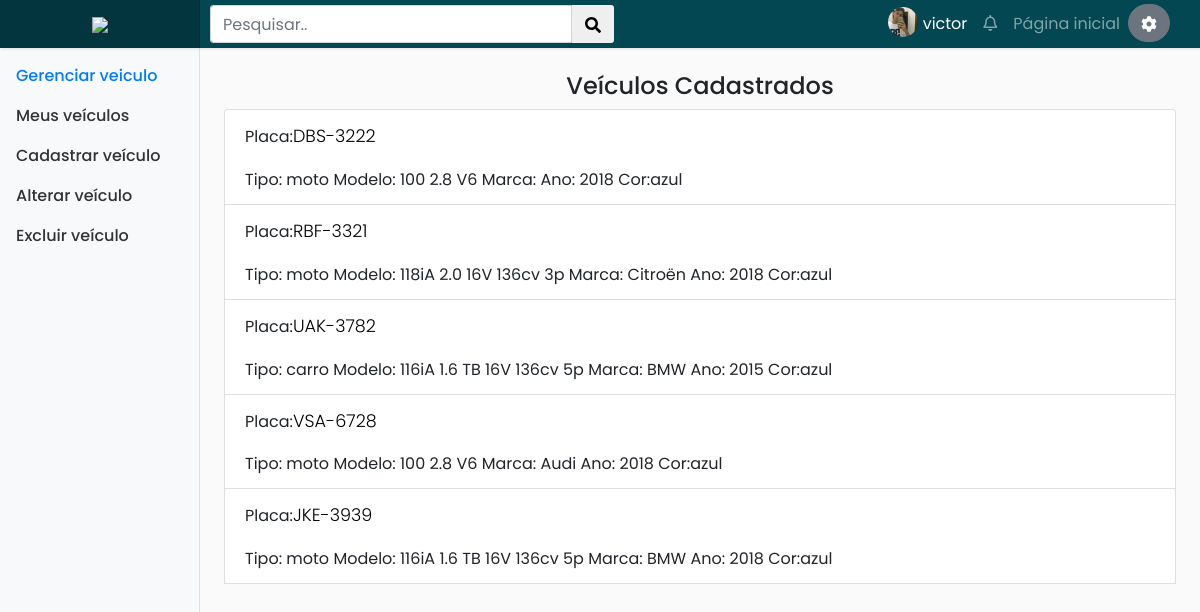
The page /form_veiculo.php (signed in) on the database as committed earlier.
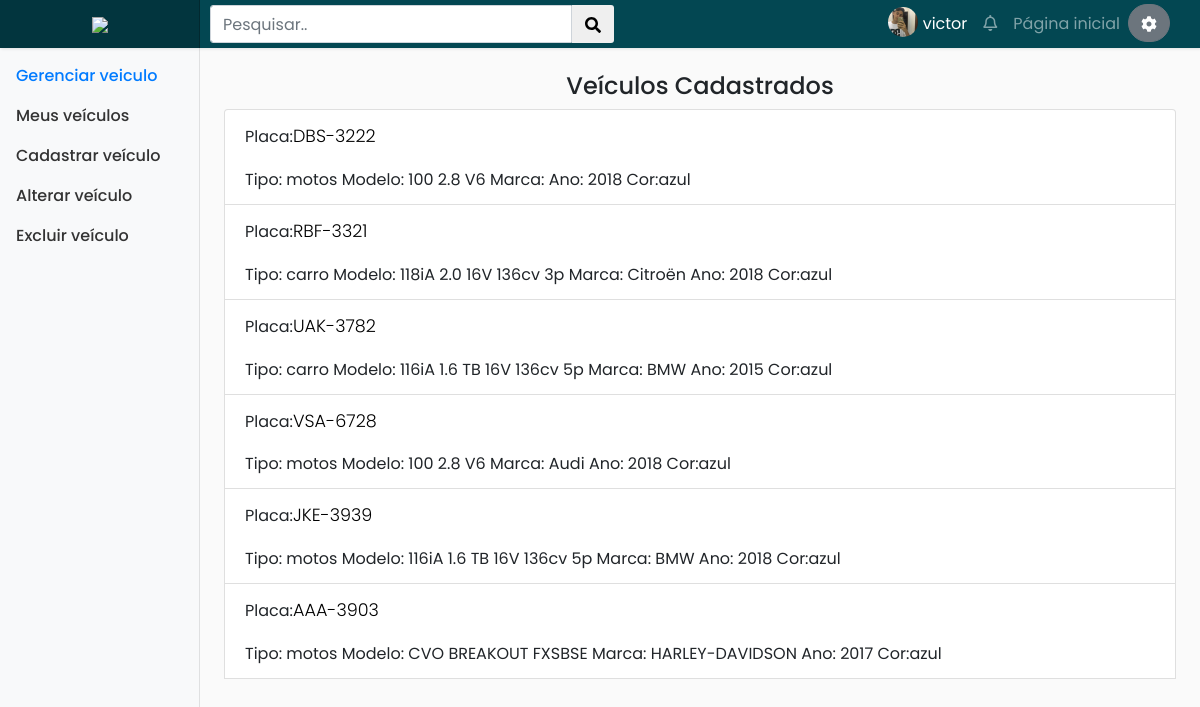
The same page on the database as committed later.
### tables this page shows
CREATE TABLE `veiculo` (
  `cod_veiculo` int(11) NOT NULL,
  `modelo` varchar(100) NOT NULL,
  `cor` varchar(50) NOT NULL,
  `ano` varchar(50) NOT NULL,
  `descricao` varchar(200) NOT NULL,
  `placa` varchar(200) NOT NULL,
  `cod_cliente` int(11) NOT NULL,
  `marca` varchar(200) NOT NULL,
  `tipo` varchar(200) NOT NULL
);

### form_veiculo.php (the view, shortened to what this page needs)
<?php
if(!isset($_SESSION["system_control"]))
{
  ?>
  <script>
    alert("Acesso Inválido!");
    document.location.href="login.php";
  </script>
  <?php
}
else{
  $system_control = $_SESSION["system_control"];
  $privilegio = $_SESSION["privilegio"];
  $cod_cliente = $_SESSION["cod_cliente"];
  if($system_control == 1 && $privilegio == 0){
    require('connect.php');
    $sql_veiculo ="SELECT * FROM `veiculo` WHERE `cod_cliente` = $cod_cliente" ;
    $veiculo_resultado = mysqli_query($conn,$sql_veiculo);
    ?>
    <!DOCTYPE html>
    <html>
    <head>
      <link rel="stylesheet" href="scss/main.css">
      <link rel="stylesheet" type="text/css" href="css/style.css">
  </head>
  <body>
      <div class="container-fluid">
        <div class="row">
          <nav class="col-md-2 d-none d-md-block bg-light sidebar">
            <div class="sidebar-sticky">
              <ul class="nav flex-column">
                <li class="nav-item">
                  <a class="nav-link active" href="#">
                    Gerenciar veiculo <span class="sr-only">(current)</span>
                  </a>
                </li>
                <li class="nav-item">
                  <a class="nav-link" id="aparecer2" href="#">Meus veículos</a>
                </li>
                <li class="nav-item">
                  <a class="nav-link" href="#" id="aparecer" >Cadastrar veículo
                  </a>
                </li>
                <li class="nav-item">
                  <a class="nav-link" href="#" id="btnalterar" >Alterar veículo
                  </a>
                </li>
                <li class="nav-item">
                  <a class="nav-link" href="#" id="btnexcluir" >Excluir veículo
                  </a>
                </li>
              </ul>
            </div>
          </nav>
          <main role="main" class="col-md-9 ml-sm-auto col-lg-10 px-4">
            <div class="row">
              <div class="col">
                <div class="row">
                          </div>
                        </div>
                            </div>
                            <div class="col-sm" id="escondido2" style="display: block;"><br>
                              <center>
                                <h4 id="titulo">Veículos Cadastrados</h4>
                                <ul style="text-align: left;" class="list-group">
                                  <?php
                                  $x = 0;
                                  while ($vetor_veiculo = mysqli_fetch_array($veiculo_resultado)) {
                                    echo "<li class='list-group-item itens'>Placa:<p style='display:inline-block;'  class='placa'> " . $vetor_veiculo['placa']. "</p>".$vetor_veiculo['']."".$x."<br> Tipo: ". $vetor_veiculo['tipo']."  Modelo:  " . $vetor_veiculo['modelo']. " Marca: ".$vetor_veiculo['marca']." Ano: ".$vetor_veiculo['ano']."  Cor:".$vetor_veiculo['cor']."
                                    <div style='display:none;' id='oi".$x."' class='semvergonha info test".$x."'>
                                    <form method='POST' action='cadastrar_veiculo.php'>
                                    <input type='hidden' name='codigo' value=".$vetor_veiculo['cod_veiculo'].">
                                    <div class='col-4'> Placa:<input value='".$vetor_veiculo['placa']."' type='text' class='form-control inplaca placa' id='placa' name='placa' required></div>
                                    <input type='hidden' value='".$vetor_veiculo['cor']."' name='altera_cor'>
                                    <input type='hidden' value='".$vetor_veiculo['ano']."' name='altera_ano'>
                                    <input type='hidden' value='".$vetor_veiculo['tipo']."' name='altera_tipo'>
                                    <select name='tipo' class='form-control tipo_alterar' id='tipo".$x."' required>
                                    </select>
                                    <input type='hidden' value='".$vetor_veiculo['marca']."' name='altera_marca'>
                                    <input type='hidden' value='".$vetor_veiculo['modelo']."' name='altera_modelo'>
                                    </form> </div>
                                    </div>
                                    </div>
                                    </li>
                                    ";
                                    $x = $x + 1 ;
                                  }
                                  ?>
</body>
</html>
  <?php
}
}
?>

Rows that differ between the two databases and show on the page:
changed veiculo "DBS-3222": tipo "moto" → "motos"
changed veiculo "RBF-3321": tipo "moto" → "carro"
changed veiculo "VSA-6728": tipo "moto" → "motos"
changed veiculo "JKE-3939": tipo "moto" → "motos"
added veiculo: placa "AAA-3903", tipo "motos", modelo "CVO BREAKOUT FXSBSE", marca "HARLEY-DAVIDSON", ano "2017", cor "azul"
